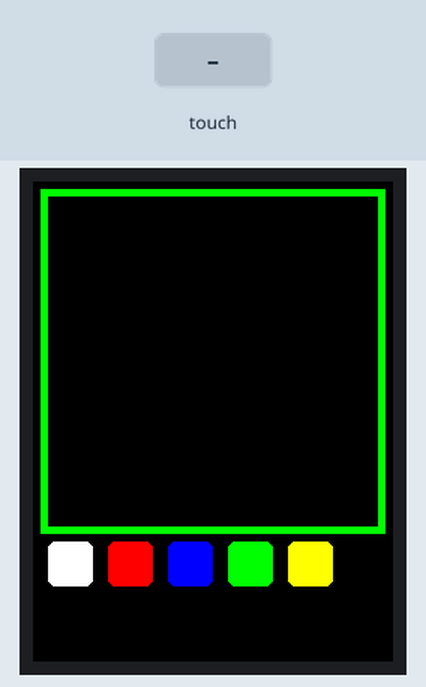
Bench run of a sketch on a simulated Arduino Uno, built with avr-gcc and run on an emulated ATmega328P. Parts: 240×320 colour display. The inputs (shaded band) are chosen by the test bench.

Above: at 1.5 s.
1.6 s: touch panel pressed at 38 % / 50 % of its raw x / y range
3.1 s: touch panel pressed at 62 % / 50 % of its raw x / y range
Timing chart, 0 to 6.1 s (numbered marks = the images above; inputs shaded):
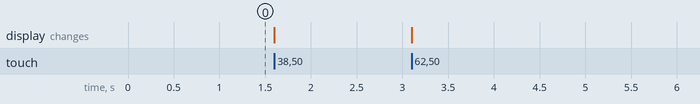

The sketch:

_001.ino
```cpp
#include <Adafruit_GFX.h>
#include <TouchScreen.h>
#include <Adafruit_TFTLCD.h>

#define YP A3
#define XM A2
#define YM 9
#define XP 8

#define TS_MINX 210
#define TS_MINY 210
#define TS_MAXX 915
#define TS_MAXY 910
#define LCD_CS A3
#define LCD_CD A2
#define LCD_WR A1
#define LCD_RD A0
#define LCD_RESET A4
#define BLACK     0x0000
#define BLUE      0x001F
#define GREY      0xCE79
#define LIGHTGREY 0xDEDB
#define RED     0xF800
#define GREEN   0x07E0
#define CYAN    0x07FF
#define MAGENTA 0xF81F
#define YELLOW  0xFFE0
#define WHITE   0xFFFF
#define MINPRESSURE 1
#define MAXPRESSURE 1000
TouchScreen ts = TouchScreen(XP, YP, XM, YM, 364);
#define BOXSIZE 70
Adafruit_TFTLCD tft(LCD_CS, LCD_CD, LCD_WR, LCD_RD, LCD_RESET);
int X, Y, Z;
double tHeight = tft.height() - 1;
double center = (tft.width() / 2) - (BOXSIZE / 2);
double padding = 10;
double fromCenter = BOXSIZE + padding;
double secondRow = BOXSIZE + padding;
double thirdRow = secondRow + BOXSIZE + padding;
double fourthRow = thirdRow + BOXSIZE + padding;
double verticalAlign = (tHeight - ((BOXSIZE * 4) + (padding * 3))) / 2;
double leftColPositionX = center - fromCenter;
double midColPositionX = center;
double rightColPositionX = center + fromCenter;
void setup() {
  Serial.begin(9600);
  tft.reset();
  uint16_t identifier = tft.readID();
  tft.begin(identifier);
  paint();
}
char color=WHITE;
void retrieveTouch(){
  digitalWrite(13, HIGH);
  TSPoint p = ts.getPoint();
  digitalWrite(13, LOW);
  pinMode(XM, OUTPUT);
  pinMode(YP, OUTPUT);
  X = tft.width() - map(p.x, TS_MAXX, TS_MINX, 0, tft.width());
  Y = map(p.y, TS_MAXY, TS_MINY, 0, tft.height());
  Z = p.z;
}
void paint(){
  tft.fillScreen(BLACK);
  tft.fillRect(5,5,230,230,GREEN);
  tft.fillRect(10,10,220,220,BLACK);
  tft.fillRoundRect(10,240,30,30,5,WHITE);
  tft.fillRoundRect(50,240,30,30,5,RED);
  tft.fillRoundRect(90,240,30,30,5,BLUE);
  tft.fillRoundRect(130,240,30,30,5,GREEN);
  tft.fillRoundRect(170,240,30,30,5,YELLOW);
}
void loop(){
  retrieveTouch();
  if(Z>MINPRESSURE && Z<MAXPRESSURE){
    if(X>10 && X<230){
      if(Y>10 && Y<230){
        tft.drawPixel(X,Y,color);
        tft.drawPixel(X-1,Y,color);
        tft.drawPixel(X,Y-1,color);
        tft.drawPixel(X,Y+1,color);
        tft.drawPixel(X+1,Y,color);
      }
    }
    if(X>10 && X<40){
      if(Y>240 && Y<260){
        color=WHITE;
      }
    }
    if(X>50 && X<80){
      if(Y>240 && Y<260){
        color=RED;
      }
    }
    if(X>90 && X<120){
      if(Y>240 && Y<260){
        color=BLUE;
      }
    }
    if(X>130 && X<160){
      if(Y>240 && Y<260){
        color=GREEN;
      }
    }
    if(X>170 && X<200){
      if(Y>240 && Y<260){
        color=YELLOW;
      }
    }
  }
}
```
